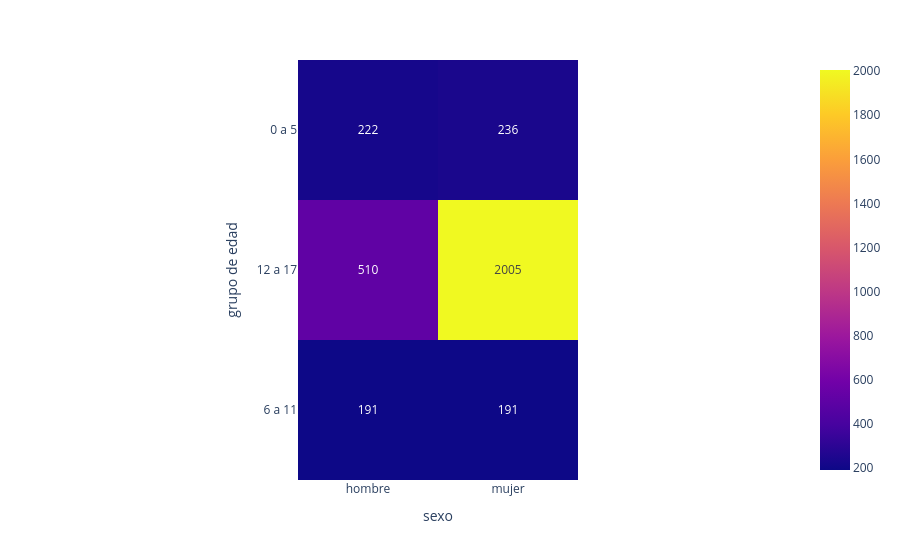

Source (notebook cell):
### Code cell
px.imshow(
    aux,
    text_auto=True
    )

### Figure 1 — Plotly figure (JSON) as saved in the notebook; plotly's stock layout.template omitted (floating-point values rounded to 4 significant figures)
{"data": [{"coloraxis": "coloraxis", "hovertemplate": "sexo: %{x}<br>grupo de edad: %{y}<br>color: %{z}<extra></extra>", "name": "0", "texttemplate": "%{z}", "type": "heatmap", "x": ["hombre", "mujer"], "xaxis": "x", "y": ["0 a 5", "12 a 17", "6 a 11"], "yaxis": "y", "z": [[222, 236], [510, 2005], [191, 191]]}], "layout": {"coloraxis": {"colorscale": [[0, "#0d0887"], [0.1111, "#46039f"], [0.2222, "#7201a8"], [0.3333, "#9c179e"], [0.4444, "#bd3786"], [0.5556, "#d8576b"], [0.6667, "#ed7953"], [0.7778, "#fb9f3a"], [0.8889, "#fdca26"], [1, "#f0f921"]]}, "margin": {"t": 60}, "xaxis": {"anchor": "y", "constrain": "domain", "domain": [0, 1], "scaleanchor": "y", "title": {"text": "sexo"}}, "yaxis": {"anchor": "x", "autorange": "reversed", "constrain": "domain", "domain": [0, 1], "title": {"text": "grupo de edad"}}}}
